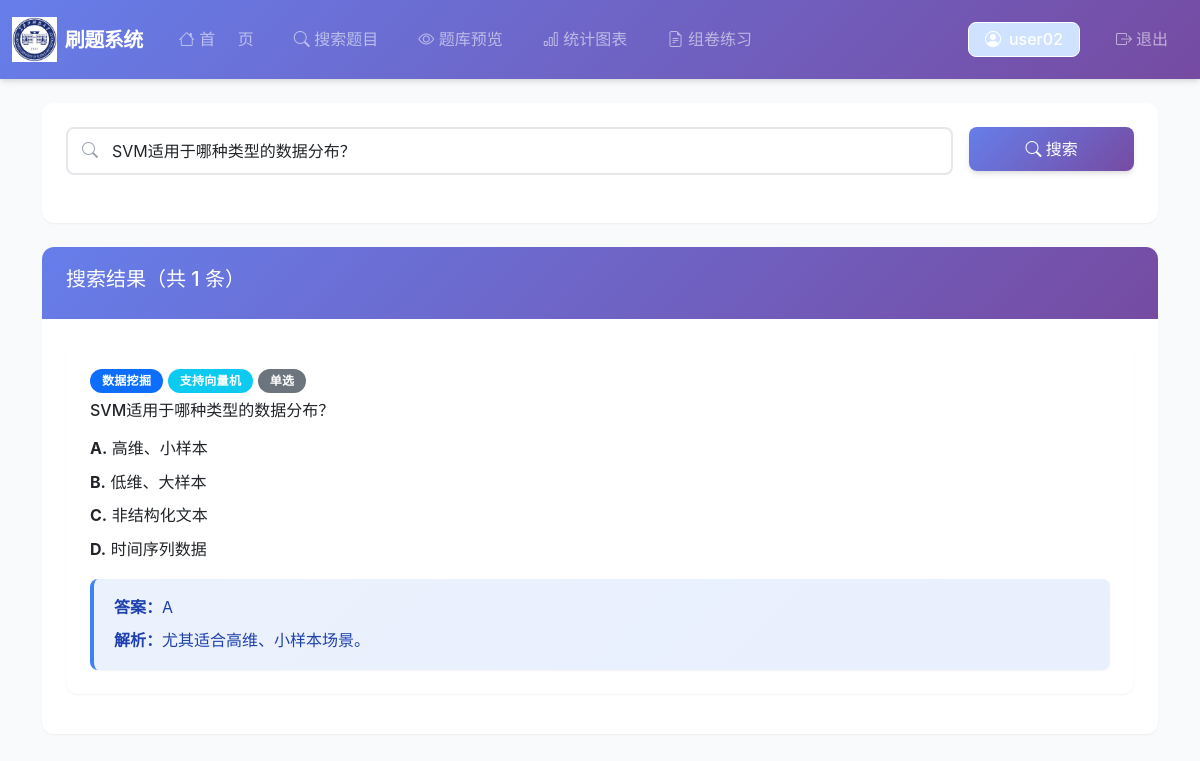
/user/search.php?keyword=SVM适用于哪种类型的数据分布？ (signed in), run on the app's committed database.
### tables this page shows
CREATE TABLE IF NOT EXISTS questions (
                                         id INT PRIMARY KEY AUTO_INCREMENT COMMENT '题目ID，主键，自增',
                                         bank_id INT NOT NULL COMMENT '所属题库ID',
                                         chapter_id INT NOT NULL COMMENT '所属章节ID',
                                         title TEXT NOT NULL COMMENT '题目内容，非空',
                                         type ENUM('single', 'multiple', 'fill', 'essay') NOT NULL COMMENT '题目类型：single(单选题)/multiple(多选题)/fill(填空题)/essay(简答题)',
    answer JSON NOT NULL COMMENT '正确答案，JSON格式存储',
    analysis TEXT COMMENT '题目解析',
    created_at TIMESTAMP DEFAULT CURRENT_TIMESTAMP COMMENT '创建时间，默认当前时间戳',
    FOREIGN KEY (bank_id) REFERENCES question_banks(id) ON DELETE CASCADE,
    FOREIGN KEY (chapter_id) REFERENCES chapters(id) ON DELETE CASCADE,
    INDEX idx_bank_id (bank_id),
    INDEX idx_chapter_id (chapter_id),
    INDEX idx_type (type)
    );

CREATE TABLE IF NOT EXISTS question_banks (
                                              id INT PRIMARY KEY AUTO_INCREMENT COMMENT '题库ID，主键，自增',
                                              name VARCHAR(100) NOT NULL COMMENT '题库名称，非空',
    description TEXT COMMENT '题库描述',
    created_at TIMESTAMP DEFAULT CURRENT_TIMESTAMP COMMENT '创建时间，默认当前时间戳'
    );

CREATE TABLE IF NOT EXISTS chapters (
                                        id INT PRIMARY KEY AUTO_INCREMENT COMMENT '章节ID，主键，自增',
                                        bank_id INT NOT NULL COMMENT '所属题库ID',
                                        chapter_name VARCHAR(100) NOT NULL COMMENT '章节名称，非空',
    sort_order INT DEFAULT 0 COMMENT '排序顺序，默认0',
    created_at TIMESTAMP DEFAULT CURRENT_TIMESTAMP COMMENT '创建时间，默认当前时间戳',
    FOREIGN KEY (bank_id) REFERENCES question_banks(id) ON DELETE CASCADE,
    INDEX idx_bank_id (bank_id)
    );

CREATE TABLE IF NOT EXISTS options (
                                       id INT PRIMARY KEY AUTO_INCREMENT COMMENT '选项ID，主键，自增',
                                       question_id INT NOT NULL COMMENT '所属题目ID',
                                       option_label VARCHAR(10) NOT NULL COMMENT '选项标签，如A、B、C、D',
    option_text TEXT NOT NULL COMMENT '选项内容，非空',
    sort_order INT DEFAULT 0 COMMENT '排序顺序，默认0',
    FOREIGN KEY (question_id) REFERENCES questions(id) ON DELETE CASCADE,
    INDEX idx_question_id (question_id)
    );

### user/search.php (the view, shortened to what this page needs)
<?php
$pdo = getDB();
$keyword = $_GET['keyword'] ?? '';
$results = [];
if (!empty($keyword)) {
    $keyword = '%' . $keyword . '%';
    $stmt = $pdo->prepare("
        SELECT q.*, qb.name as bank_name, c.chapter_name
        FROM questions q
        LEFT JOIN question_banks qb ON qb.id = q.bank_id
        LEFT JOIN chapters c ON c.id = q.chapter_id
        WHERE q.title LIKE ?
        ORDER BY q.id DESC
        LIMIT 100
    ");
    $stmt->execute([$keyword]);
    $results = $stmt->fetchAll();
    foreach ($results as &$q) {
        $stmt = $pdo->prepare("SELECT * FROM options WHERE question_id = ? ORDER BY sort_order");
        $stmt->execute([$q['id']]);
        $q['options'] = $stmt->fetchAll();
    }
}
?>
<?php include '../includes/header.php'; ?>
<?php include 'includes/navbar.php'; ?>
<div class="container">
    <div class="card mb-4">
        <div class="card-body">
            <form method="GET" class="row g-3">
                <div class="col-md-10">
                    <div class="search-box">
                        <i class="bi bi-search"></i>
                        <input type="text" class="form-control" name="keyword" value="<?php echo htmlspecialchars($_GET['keyword'] ?? ''); ?>" placeholder="输入关键词搜索题目..." autofocus>
                    </div>
                </div>
                <div class="col-md-2">
                    <button type="submit" class="btn btn-primary w-100">
                        <i class="bi bi-search"></i> 搜索
                    </button>
                </div>
            </form>
        </div>
    </div>
    <?php if (!empty($keyword) && empty($results)): ?>
        <div class="card">
            <div class="card-body text-center text-muted py-5">
                <i class="bi bi-search" style="font-size: 3rem;"></i>
                <p class="mt-3">未找到相关题目</p>
            </div>
        </div>
    <?php elseif (!empty($results)): ?>
        <div class="card">
            <div class="card-header">
                <h5>搜索结果（共 <?php echo count($results); ?> 条）</h5>
            </div>
            <div class="card-body">
                <?php foreach ($results as $q): ?>
                    <div class="card mb-3">
                        <div class="card-body">
                            <div class="d-flex justify-content-between mb-2">
                                <div>
                                    <span class="badge bg-primary"><?php echo htmlspecialchars($q['bank_name']); ?></span>
                                    <span class="badge bg-info"><?php echo htmlspecialchars($q['chapter_name']); ?></span>
                                    <?php
                                    $typeNames = ['single' => '单选', 'multiple' => '多选', 'fill' => '填空', 'essay' => '论述'];
                                    echo '<span class="badge bg-secondary">' . ($typeNames[$q['type']] ?? $q['type']) . '</span>';
                                    ?>
                                </div>
                            </div>
                            <h6 class="mb-3"><?php echo htmlspecialchars($q['title']); ?></h6>
                            <?php if (!empty($q['options'])): ?>
                                <div class="mb-3">
                                    <?php foreach ($q['options'] as $opt): ?>
                                        <div class="mb-2">
                                            <strong><?php echo htmlspecialchars($opt['option_label']); ?>.</strong>
                                            <?php echo htmlspecialchars($opt['option_text']); ?>
                                        </div>
                                    <?php endforeach; ?>
                                </div>
                            <?php endif; ?>
                            <div class="alert alert-info mb-0">
                                <strong>答案：</strong><?php echo is_array($q['answer']) ? implode(', ', $q['answer']) : $q['answer']; ?>
                                <?php if ($q['analysis']): ?>
                                    <div class="mt-2"><strong>解析：</strong><?php echo htmlspecialchars($q['analysis']); ?></div>
                                <?php endif; ?>
                            </div>
                        </div>
                    </div>
                <?php endforeach; ?>
            </div>
        </div>
    <?php endif; ?>
</div>
<?php include '../includes/footer.php'; ?>

### includes/header.php (shortened to what this page needs)
<!DOCTYPE html>
<html lang="zh-CN">
<head>
    <link href="https://cdn.jsdelivr.net/npm/bootstrap@5.3.0/dist/css/bootstrap.min.css" rel="stylesheet">
    <link rel="stylesheet" href="https://cdn.jsdelivr.net/npm/bootstrap-icons@1.11.0/font/bootstrap-icons.css">
    <link rel="stylesheet" href="<?php echo BASE_PATH; ?>assets/css/style.css">
</head>
<body>

### user/includes/navbar.php (shortened to what this page needs)
<nav class="navbar navbar-expand-lg navbar-dark bg-primary mb-4">
    <div class="container-fluid">
        <a class="navbar-brand d-flex align-items-center" href="<?php echo BASE_PATH; ?>user/home.php">
            <img src="<?php echo BASE_PATH; ?>png/黑龙江科技大学校徽.png" alt="黑龙江科技大学校徽" class="me-2" style="height: 45px;">
            刷题系统
        </a>
        <div class="collapse navbar-collapse" id="navbarNav">
            <ul class="navbar-nav me-auto">
                <li class="nav-item">
                    <a class="nav-link" href="<?php echo BASE_PATH; ?>user/home.php">
                        <i class="bi bi-house"></i> 首&nbsp;&nbsp;&nbsp;&nbsp;&nbsp;页
                    </a>
                </li>
                <li class="nav-item">
                    <a class="nav-link" href="<?php echo BASE_PATH; ?>user/search.php">
                        <i class="bi bi-search"></i> 搜索题目
                    </a>
                </li>
                <li class="nav-item">
                    <a class="nav-link" href="<?php echo BASE_PATH; ?>user/preview.php">
                        <i class="bi bi-eye"></i> 题库预览
                    </a>
                </li>
                <li class="nav-item">
                    <a class="nav-link" href="<?php echo BASE_PATH; ?>user/stats.php">
                        <i class="bi bi-bar-chart"></i> 统计图表
                    </a>
                </li>
                <li class="nav-item">
                    <a class="nav-link" href="<?php echo BASE_PATH; ?>user/create_exam.php">
                        <i class="bi bi-file-earmark-text"></i> 组卷练习
                    </a>
                </li>
            </ul>
            <ul class="navbar-nav align-items-center">
                <li class="nav-item">
                    <span class="navbar-text d-flex align-items-center gap-2 py-1 px-3 rounded-3 bg-primary-subtle text-white opacity-95 border border-white border-opacity-20">
                        <i class="bi bi-person-circle fs-6"></i>
                        <span class="fw-medium"><?php echo htmlspecialchars($_SESSION['username']); ?></span>
                    </span>
                </li>
                <li class="nav-item ms-3">
                    <a class="nav-link d-flex align-items-center gap-1 py-1 px-3 rounded-3 hover-bg-lighten transition-all" href="<?php echo BASE_PATH; ?>logout.php">
                        <i class="bi bi-box-arrow-right"></i>
                        <span>退出</span>
                    </a>
                </li>
            </ul>
        </div>
    </div>
</nav>

### includes/footer.php (shortened to what this page needs)
</body>
</html>

### assets/css/style.css (style rules this page uses)
:root { --primary-color: #6366f1; --primary-dark: #4f46e5; --primary-light: #818cf8; --primary-gradient: linear-gradient(135deg, #667eea 0%, #764ba2 100%); --primary-gradient-light: linear-gradient(135deg, #818cf8 0%, #a78bfa 100%); --success-color: #10b981; --danger-color: #ef4444; --warning-color: #f59e0b; --info-color: #3b82f6; --text-primary: #1f2937; --text-secondary: #6b7280; --text-light: #9ca3af; --bg-primary: #ffffff; --bg-secondary: #f9fafb; --bg-tertiary: #f3f4f6; --border-color: #e5e7eb; --border-radius: 12px; --border-radius-sm: 8px; --border-radius-lg: 16px; --shadow-sm: 0 1px 2px 0 rgba(0, 0, 0, 0.05); --shadow-md: 0 4px 6px -1px rgba(0, 0, 0, 0.1), 0 2px 4px -1px rgba(0, 0, 0, 0.06); --shadow-lg: 0 10px 15px -3px rgba(0, 0, 0, 0.1), 0 4px 6px -2px rgba(0, 0, 0, 0.05); --shadow-xl: 0 20px 25px -5px rgba(0, 0, 0, 0.1), 0 10px 10px -5px rgba(0, 0, 0, 0.04); --transition: all 0.3s cubic-bezier(0.4, 0, 0.2, 1); }
* { margin: 0; padding: 0; box-sizing: border-box; }
body { font-family: -apple-system, BlinkMacSystemFont, 'Segoe UI', 'PingFang SC', 'Hiragino Sans GB', 'Microsoft YaHei', Roboto, 'Helvetica Neue', Arial, sans-serif; color: var(--text-primary); background: var(--bg-secondary); line-height: 1.6; -webkit-font-smoothing: antialiased; -moz-osx-font-smoothing: grayscale; }
.btn { border-radius: var(--border-radius-sm); padding: 10px 24px; font-weight: 500; transition: var(--transition); border: none; cursor: pointer; position: relative; overflow: hidden; }
.btn::before { content: ''; position: absolute; top: 50%; left: 50%; width: 0; height: 0; border-radius: 50%; background: rgba(255, 255, 255, 0.3); transform: translate(-50%, -50%); transition: width 0.6s, height 0.6s; }
.btn-primary { background: var(--primary-gradient); color: white; box-shadow: var(--shadow-md); }
.card { background: var(--bg-primary); border: none; border-radius: var(--border-radius); box-shadow: var(--shadow-sm); margin-bottom: 24px; transition: var(--transition); overflow: hidden; }
.card-header { background: var(--primary-gradient); color: white; border-radius: 0; padding: 20px 24px; font-weight: 600; font-size: 16px; border: none; }
.card-body { padding: 24px; }
.form-control, .form-select { border: 2px solid var(--border-color); border-radius: var(--border-radius-sm); padding: 10px 16px; transition: var(--transition); background: var(--bg-primary); }
.navbar { background: var(--primary-gradient) !important; box-shadow: var(--shadow-md); padding: 12px 0; border-radius: 0; }
.navbar-brand { font-weight: 700; font-size: 20px; letter-spacing: -0.5px; }
.nav-link { transition: var(--transition); border-radius: var(--border-radius-sm); margin: 0 4px; padding: 8px 16px !important; }
.search-box { position: relative; margin-bottom: 24px; }
.search-box input { padding-left: 44px; }
.search-box i { position: absolute; left: 16px; top: 50%; transform: translateY(-50%); color: var(--text-light); }
.badge { padding: 6px 12px; border-radius: 20px; font-weight: 600; font-size: 12px; letter-spacing: 0.3px; }
.alert { border-radius: var(--border-radius-sm); border: none; padding: 16px 20px; box-shadow: var(--shadow-sm); }
.alert-info { background: linear-gradient(135deg, rgba(59, 130, 246, 0.1) 0%, rgba(37, 99, 235, 0.1) 100%); color: #1e40af; border-left: 4px solid var(--info-color); }
.navbar-brand img { transition: var(--transition); }
html { scroll-behavior: smooth; }

### user/includes/navbar.php (style rules this page uses)
.hover-bg-lighten { transition: all 0.2s ease; }
.transition-all { transition: all 0.2s ease; }

### data on the page
questions: bank.name "数据挖掘", chapter.chapter_name "支持向量机", type "单选", title "SVM适用于哪种类型的数据分布？", answer "A", analysis "尤其适合高维、小样本场景。"
options: option_label "A", option_text "高维、小样本"
options: option_label "B", option_text "低维、大样本"
options: option_label "C", option_text "非结构化文本"
options: option_label "D", option_text "时间序列数据"

### other printed values
$_SESSION['username'] "user02"
count($results) "1"
